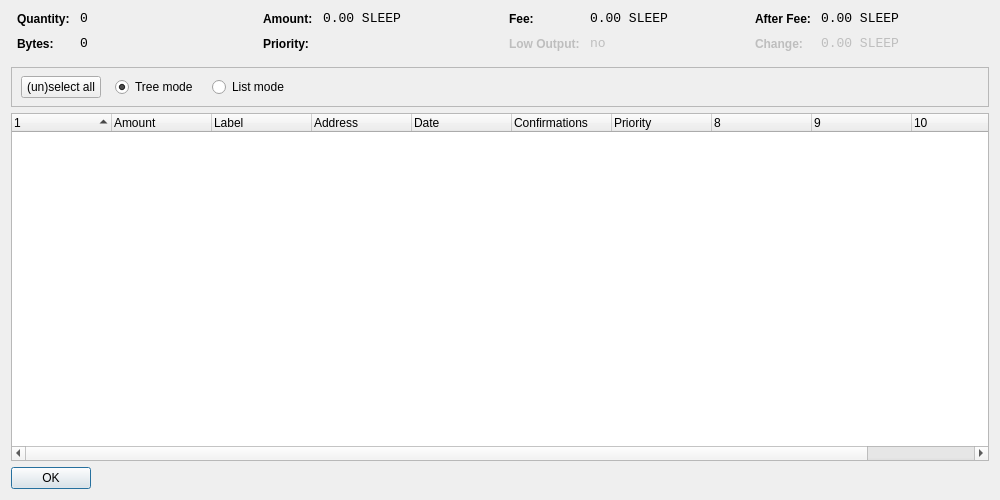
<?xml version="1.0" encoding="UTF-8"?>
<ui version="4.0">
 <class>CoinControlDialog</class>
 <widget class="QDialog" name="CoinControlDialog">
  <property name="geometry">
   <rect>
    <x>0</x>
    <y>0</y>
    <width>1000</width>
    <height>500</height>
   </rect>
  </property>
  <property name="windowTitle">
   <string>Coin Control</string>
  </property>
  <layout class="QVBoxLayout" name="verticalLayout">
   <item>
    <layout class="QHBoxLayout" name="horizontalLayoutTop" stretch="0,0,0,0">
     <property name="topMargin">
      <number>0</number>
     </property>
     <property name="bottomMargin">
      <number>10</number>
     </property>
     <item>
      <layout class="QFormLayout" name="formLayoutCoinControl1">
       <property name="horizontalSpacing">
        <number>10</number>
       </property>
       <property name="verticalSpacing">
        <number>10</number>
       </property>
       <property name="leftMargin">
        <number>6</number>
       </property>
       <property name="rightMargin">
        <number>6</number>
       </property>
       <item row="0" column="0">
        <widget class="QLabel" name="labelCoinControlQuantityText">
         <property name="styleSheet">
          <string notr="true">font-weight:bold;</string>
         </property>
         <property name="text">
          <string>Quantity:</string>
         </property>
        </widget>
       </item>
       <item row="0" column="1">
        <widget class="QLabel" name="labelCoinControlQuantity">
         <property name="font">
          <font>
           <family>Monospace</family>
           <pointsize>10</pointsize>
          </font>
         </property>
         <property name="cursor">
          <cursorShape>IBeamCursor</cursorShape>
         </property>
         <property name="contextMenuPolicy">
          <enum>Qt::ActionsContextMenu</enum>
         </property>
         <property name="text">
          <string notr="true">0</string>
         </property>
         <property name="textInteractionFlags">
          <set>Qt::LinksAccessibleByMouse|Qt::TextSelectableByKeyboard|Qt::TextSelectableByMouse</set>
         </property>
        </widget>
       </item>
       <item row="1" column="0">
        <widget class="QLabel" name="labelCoinControlBytesText">
         <property name="styleSheet">
          <string notr="true">font-weight:bold;</string>
         </property>
         <property name="text">
          <string>Bytes:</string>
         </property>
        </widget>
       </item>
       <item row="1" column="1">
        <widget class="QLabel" name="labelCoinControlBytes">
         <property name="font">
          <font>
           <family>Monospace</family>
           <pointsize>10</pointsize>
          </font>
         </property>
         <property name="cursor">
          <cursorShape>IBeamCursor</cursorShape>
         </property>
         <property name="contextMenuPolicy">
          <enum>Qt::ActionsContextMenu</enum>
         </property>
         <property name="text">
          <string notr="true">0</string>
         </property>
         <property name="textInteractionFlags">
          <set>Qt::LinksAccessibleByMouse|Qt::TextSelectableByKeyboard|Qt::TextSelectableByMouse</set>
         </property>
        </widget>
       </item>
      </layout>
     </item>
     <item>
      <layout class="QFormLayout" name="formLayoutCoinControl2">
       <property name="horizontalSpacing">
        <number>10</number>
       </property>
       <property name="verticalSpacing">
        <number>10</number>
       </property>
       <property name="leftMargin">
        <number>6</number>
       </property>
       <property name="rightMargin">
        <number>6</number>
       </property>
       <item row="0" column="0">
        <widget class="QLabel" name="labelCoinControlAmountText">
         <property name="styleSheet">
          <string notr="true">font-weight:bold;</string>
         </property>
         <property name="text">
          <string>Amount:</string>
         </property>
        </widget>
       </item>
       <item row="0" column="1">
        <widget class="QLabel" name="labelCoinControlAmount">
         <property name="font">
          <font>
           <family>Monospace</family>
           <pointsize>10</pointsize>
          </font>
         </property>
         <property name="cursor">
          <cursorShape>IBeamCursor</cursorShape>
         </property>
         <property name="contextMenuPolicy">
          <enum>Qt::ActionsContextMenu</enum>
         </property>
         <property name="text">
          <string notr="true">0.00 SLEEP</string>
         </property>
         <property name="textInteractionFlags">
          <set>Qt::LinksAccessibleByMouse|Qt::TextSelectableByKeyboard|Qt::TextSelectableByMouse</set>
         </property>
        </widget>
       </item>
       <item row="1" column="0">
        <widget class="QLabel" name="labelCoinControlPriorityText">
         <property name="styleSheet">
          <string notr="true">font-weight:bold;</string>
         </property>
         <property name="text">
          <string>Priority:</string>
         </property>
        </widget>
       </item>
       <item row="1" column="1">
        <widget class="QLabel" name="labelCoinControlPriority">
         <property name="font">
          <font>
           <family>Monospace</family>
           <pointsize>10</pointsize>
          </font>
         </property>
         <property name="cursor">
          <cursorShape>IBeamCursor</cursorShape>
         </property>
         <property name="contextMenuPolicy">
          <enum>Qt::ActionsContextMenu</enum>
         </property>
         <property name="text">
          <string/>
         </property>
         <property name="textInteractionFlags">
          <set>Qt::LinksAccessibleByMouse|Qt::TextSelectableByKeyboard|Qt::TextSelectableByMouse</set>
         </property>
        </widget>
       </item>
      </layout>
     </item>
     <item>
      <layout class="QFormLayout" name="formLayoutCoinControl3">
       <property name="horizontalSpacing">
        <number>10</number>
       </property>
       <property name="verticalSpacing">
        <number>10</number>
       </property>
       <property name="leftMargin">
        <number>6</number>
       </property>
       <property name="rightMargin">
        <number>6</number>
       </property>
       <item row="0" column="0">
        <widget class="QLabel" name="labelCoinControlFeeText">
         <property name="styleSheet">
          <string notr="true">font-weight:bold;</string>
         </property>
         <property name="text">
          <string>Fee:</string>
         </property>
        </widget>
       </item>
       <item row="0" column="1">
        <widget class="QLabel" name="labelCoinControlFee">
         <property name="font">
          <font>
           <family>Monospace</family>
           <pointsize>10</pointsize>
          </font>
         </property>
         <property name="cursor">
          <cursorShape>IBeamCursor</cursorShape>
         </property>
         <property name="contextMenuPolicy">
          <enum>Qt::ActionsContextMenu</enum>
         </property>
         <property name="text">
          <string notr="true">0.00 SLEEP</string>
         </property>
         <property name="textInteractionFlags">
          <set>Qt::LinksAccessibleByMouse|Qt::TextSelectableByKeyboard|Qt::TextSelectableByMouse</set>
         </property>
        </widget>
       </item>
       <item row="1" column="0">
        <widget class="QLabel" name="labelCoinControlLowOutputText">
         <property name="enabled">
          <bool>false</bool>
         </property>
         <property name="styleSheet">
          <string notr="true">font-weight:bold;</string>
         </property>
         <property name="text">
          <string>Low Output:</string>
         </property>
        </widget>
       </item>
       <item row="1" column="1">
        <widget class="QLabel" name="labelCoinControlLowOutput">
         <property name="enabled">
          <bool>false</bool>
         </property>
         <property name="font">
          <font>
           <family>Monospace</family>
           <pointsize>10</pointsize>
          </font>
         </property>
         <property name="cursor">
          <cursorShape>IBeamCursor</cursorShape>
         </property>
         <property name="contextMenuPolicy">
          <enum>Qt::ActionsContextMenu</enum>
         </property>
         <property name="text">
          <string notr="true">no</string>
         </property>
         <property name="textInteractionFlags">
          <set>Qt::LinksAccessibleByMouse|Qt::TextSelectableByKeyboard|Qt::TextSelectableByMouse</set>
         </property>
        </widget>
       </item>
      </layout>
     </item>
     <item>
      <layout class="QFormLayout" name="formLayoutCoinControl4">
       <property name="horizontalSpacing">
        <number>10</number>
       </property>
       <property name="verticalSpacing">
        <number>10</number>
       </property>
       <property name="leftMargin">
        <number>6</number>
       </property>
       <property name="rightMargin">
        <number>6</number>
       </property>
       <item row="0" column="0">
        <widget class="QLabel" name="labelCoinControlAfterFeeText">
         <property name="styleSheet">
          <string notr="true">font-weight:bold;</string>
         </property>
         <property name="text">
          <string>After Fee:</string>
         </property>
        </widget>
       </item>
       <item row="0" column="1">
        <widget class="QLabel" name="labelCoinControlAfterFee">
         <property name="font">
          <font>
           <family>Monospace</family>
           <pointsize>10</pointsize>
          </font>
         </property>
         <property name="cursor">
          <cursorShape>IBeamCursor</cursorShape>
         </property>
         <property name="contextMenuPolicy">
          <enum>Qt::ActionsContextMenu</enum>
         </property>
         <property name="text">
          <string notr="true">0.00 SLEEP</string>
         </property>
         <property name="textInteractionFlags">
          <set>Qt::LinksAccessibleByMouse|Qt::TextSelectableByKeyboard|Qt::TextSelectableByMouse</set>
         </property>
        </widget>
       </item>
       <item row="1" column="0">
        <widget class="QLabel" name="labelCoinControlChangeText">
         <property name="enabled">
          <bool>false</bool>
         </property>
         <property name="styleSheet">
          <string notr="true">font-weight:bold;</string>
         </property>
         <property name="text">
          <string>Change:</string>
         </property>
        </widget>
       </item>
       <item row="1" column="1">
        <widget class="QLabel" name="labelCoinControlChange">
         <property name="enabled">
          <bool>false</bool>
         </property>
         <property name="font">
          <font>
           <family>Monospace</family>
           <pointsize>10</pointsize>
          </font>
         </property>
         <property name="cursor">
          <cursorShape>IBeamCursor</cursorShape>
         </property>
         <property name="contextMenuPolicy">
          <enum>Qt::ActionsContextMenu</enum>
         </property>
         <property name="text">
          <string notr="true">0.00 SLEEP</string>
         </property>
         <property name="textInteractionFlags">
          <set>Qt::LinksAccessibleByMouse|Qt::TextSelectableByKeyboard|Qt::TextSelectableByMouse</set>
         </property>
        </widget>
       </item>
      </layout>
     </item>
    </layout>
   </item>
   <item>
    <widget class="QFrame" name="frame">
     <property name="minimumSize">
      <size>
       <width>0</width>
       <height>40</height>
      </size>
     </property>
     <property name="frameShape">
      <enum>QFrame::StyledPanel</enum>
     </property>
     <property name="frameShadow">
      <enum>QFrame::Sunken</enum>
     </property>
     <widget class="QWidget" name="horizontalLayoutWidget">
      <property name="geometry">
       <rect>
        <x>10</x>
        <y>0</y>
        <width>781</width>
        <height>41</height>
       </rect>
      </property>
      <layout class="QHBoxLayout" name="horizontalLayoutPanel" stretch="0,0,0,0,0">
       <property name="spacing">
        <number>14</number>
       </property>
       <item>
        <widget class="QPushButton" name="pushButtonSelectAll">
         <property name="sizePolicy">
          <sizepolicy hsizetype="Maximum" vsizetype="Fixed">
           <horstretch>0</horstretch>
           <verstretch>0</verstretch>
          </sizepolicy>
         </property>
         <property name="text">
          <string>(un)select all</string>
         </property>
        </widget>
       </item>
       <item>
        <widget class="QRadioButton" name="radioTreeMode">
         <property name="sizePolicy">
          <sizepolicy hsizetype="Maximum" vsizetype="Fixed">
           <horstretch>0</horstretch>
           <verstretch>0</verstretch>
          </sizepolicy>
         </property>
         <property name="text">
          <string>Tree mode</string>
         </property>
         <property name="checked">
          <bool>true</bool>
         </property>
        </widget>
       </item>
       <item>
        <widget class="QRadioButton" name="radioListMode">
         <property name="sizePolicy">
          <sizepolicy hsizetype="Maximum" vsizetype="Fixed">
           <horstretch>0</horstretch>
           <verstretch>0</verstretch>
          </sizepolicy>
         </property>
         <property name="text">
          <string>List mode</string>
         </property>
        </widget>
       </item>
       <item>
        <spacer name="horizontalSpacer">
         <property name="orientation">
          <enum>Qt::Horizontal</enum>
         </property>
         <property name="sizeHint" stdset="0">
          <size>
           <width>40</width>
           <height>20</height>
          </size>
         </property>
        </spacer>
       </item>
      </layout>
     </widget>
    </widget>
   </item>
   <item>
    <widget class="CoinControlTreeWidget" name="treeWidget">
     <property name="contextMenuPolicy">
      <enum>Qt::CustomContextMenu</enum>
     </property>
     <property name="sortingEnabled">
      <bool>false</bool>
     </property>
     <property name="columnCount">
      <number>11</number>
     </property>
     <attribute name="headerShowSortIndicator" stdset="0">
      <bool>true</bool>
     </attribute>
     <attribute name="headerStretchLastSection">
      <bool>false</bool>
     </attribute>
     <column>
      <property name="text">
       <string/>
      </property>
     </column>
     <column>
      <property name="text">
       <string>Amount</string>
      </property>
     </column>
     <column>
      <property name="text">
       <string>Label</string>
      </property>
     </column>
     <column>
      <property name="text">
       <string>Address</string>
      </property>
     </column>
     <column>
      <property name="text">
       <string>Date</string>
      </property>
     </column>
     <column>
      <property name="text">
       <string>Confirmations</string>
      </property>
      <property name="toolTip">
       <string>Confirmed</string>
      </property>
     </column>
     <column>
      <property name="text">
       <string>Priority</string>
      </property>
     </column>
     <column>
      <property name="text">
       <string/>
      </property>
     </column>
     <column>
      <property name="text">
       <string/>
      </property>
     </column>
     <column>
      <property name="text">
       <string/>
      </property>
     </column>
     <column>
      <property name="text">
       <string/>
      </property>
     </column>
    </widget>
   </item>
   <item>
    <widget class="QDialogButtonBox" name="buttonBox">
     <property name="sizePolicy">
      <sizepolicy hsizetype="Maximum" vsizetype="Fixed">
       <horstretch>0</horstretch>
       <verstretch>0</verstretch>
      </sizepolicy>
     </property>
     <property name="orientation">
      <enum>Qt::Horizontal</enum>
     </property>
     <property name="standardButtons">
      <set>QDialogButtonBox::Ok</set>
     </property>
    </widget>
   </item>
  </layout>
 </widget>
 <customwidgets>
  <customwidget>
   <class>CoinControlTreeWidget</class>
   <extends>QTreeWidget</extends>
   <header>coincontroltreewidget.h</header>
  </customwidget>
 </customwidgets>
 <resources/>
 <connections/>
</ui>
